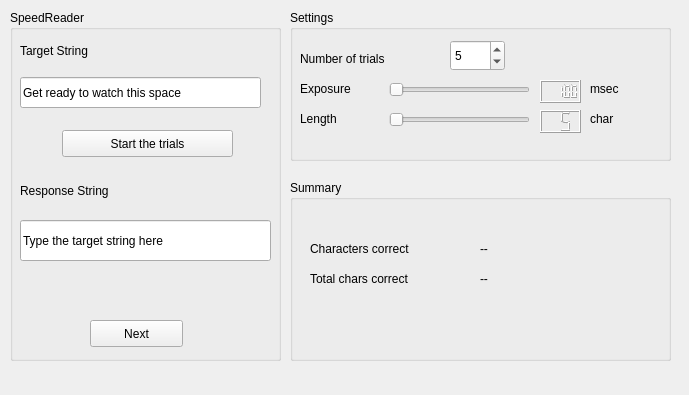
<?xml version="1.0" encoding="UTF-8"?>
<ui version="4.0">
 <class>MainWindow</class>
 <widget class="QMainWindow" name="MainWindow">
  <property name="geometry">
   <rect>
    <x>0</x>
    <y>0</y>
    <width>689</width>
    <height>395</height>
   </rect>
  </property>
  <property name="windowTitle">
   <string>MainWindow</string>
  </property>
  <widget class="QWidget" name="centralWidget">
   <widget class="QGroupBox" name="groupBox">
    <property name="geometry">
     <rect>
      <x>290</x>
      <y>10</y>
      <width>381</width>
      <height>151</height>
     </rect>
    </property>
    <property name="title">
     <string>Settings</string>
    </property>
    <widget class="QLabel" name="label_6">
     <property name="geometry">
      <rect>
       <x>300</x>
       <y>100</y>
       <width>31</width>
       <height>17</height>
      </rect>
     </property>
     <property name="text">
      <string>char</string>
     </property>
    </widget>
    <widget class="QSpinBox" name="trialsSpinBox">
     <property name="geometry">
      <rect>
       <x>160</x>
       <y>30</y>
       <width>55</width>
       <height>31</height>
      </rect>
     </property>
     <property name="minimum">
      <number>1</number>
     </property>
     <property name="value">
      <number>5</number>
     </property>
    </widget>
    <widget class="QLabel" name="label_5">
     <property name="geometry">
      <rect>
       <x>300</x>
       <y>70</y>
       <width>51</width>
       <height>17</height>
      </rect>
     </property>
     <property name="text">
      <string>msec</string>
     </property>
    </widget>
    <widget class="QSlider" name="lengthSlider">
     <property name="geometry">
      <rect>
       <x>99</x>
       <y>100</y>
       <width>141</width>
       <height>20</height>
      </rect>
     </property>
     <property name="minimum">
      <number>5</number>
     </property>
     <property name="maximum">
      <number>50</number>
     </property>
     <property name="orientation">
      <enum>Qt::Horizontal</enum>
     </property>
    </widget>
    <widget class="QLabel" name="label_2">
     <property name="geometry">
      <rect>
       <x>10</x>
       <y>40</y>
       <width>121</width>
       <height>17</height>
      </rect>
     </property>
     <property name="text">
      <string>Number of trials</string>
     </property>
    </widget>
    <widget class="QLCDNumber" name="exposureLCD">
     <property name="geometry">
      <rect>
       <x>250</x>
       <y>70</y>
       <width>41</width>
       <height>23</height>
      </rect>
     </property>
     <property name="value" stdset="0">
      <double>100.000000000000000</double>
     </property>
     <property name="intValue" stdset="0">
      <number>100</number>
     </property>
    </widget>
    <widget class="QLabel" name="label_4">
     <property name="geometry">
      <rect>
       <x>10</x>
       <y>100</y>
       <width>61</width>
       <height>17</height>
      </rect>
     </property>
     <property name="text">
      <string>Length</string>
     </property>
    </widget>
    <widget class="QSlider" name="exposureSlider">
     <property name="geometry">
      <rect>
       <x>99</x>
       <y>70</y>
       <width>141</width>
       <height>20</height>
      </rect>
     </property>
     <property name="minimum">
      <number>100</number>
     </property>
     <property name="maximum">
      <number>3000</number>
     </property>
     <property name="singleStep">
      <number>10</number>
     </property>
     <property name="value">
      <number>100</number>
     </property>
     <property name="orientation">
      <enum>Qt::Horizontal</enum>
     </property>
    </widget>
    <widget class="QLabel" name="label_3">
     <property name="geometry">
      <rect>
       <x>10</x>
       <y>70</y>
       <width>71</width>
       <height>17</height>
      </rect>
     </property>
     <property name="text">
      <string>Exposure</string>
     </property>
    </widget>
    <widget class="QLCDNumber" name="lengthLCD">
     <property name="geometry">
      <rect>
       <x>250</x>
       <y>100</y>
       <width>41</width>
       <height>23</height>
      </rect>
     </property>
     <property name="numDigits">
      <number>2</number>
     </property>
     <property name="intValue" stdset="0">
      <number>5</number>
     </property>
    </widget>
   </widget>
   <widget class="QGroupBox" name="groupBox_2">
    <property name="geometry">
     <rect>
      <x>290</x>
      <y>180</y>
      <width>381</width>
      <height>181</height>
     </rect>
    </property>
    <property name="title">
     <string>Summary</string>
    </property>
    <widget class="QWidget" name="scoreWidget" native="true">
     <property name="geometry">
      <rect>
       <x>10</x>
       <y>30</y>
       <width>361</width>
       <height>151</height>
      </rect>
     </property>
     <widget class="QLabel" name="label">
      <property name="geometry">
       <rect>
        <x>10</x>
        <y>30</y>
        <width>161</width>
        <height>17</height>
       </rect>
      </property>
      <property name="text">
       <string>Characters correct</string>
      </property>
     </widget>
     <widget class="QLabel" name="label_7">
      <property name="geometry">
       <rect>
        <x>10</x>
        <y>60</y>
        <width>141</width>
        <height>17</height>
       </rect>
      </property>
      <property name="text">
       <string>Total chars correct</string>
      </property>
     </widget>
     <widget class="QLabel" name="correctCharFraction">
      <property name="geometry">
       <rect>
        <x>180</x>
        <y>30</y>
        <width>71</width>
        <height>17</height>
       </rect>
      </property>
      <property name="text">
       <string>--</string>
      </property>
     </widget>
     <widget class="QLabel" name="cumulativeFraction">
      <property name="geometry">
       <rect>
        <x>180</x>
        <y>60</y>
        <width>71</width>
        <height>17</height>
       </rect>
      </property>
      <property name="text">
       <string>--</string>
      </property>
     </widget>
    </widget>
   </widget>
   <widget class="QGroupBox" name="groupBox_3">
    <property name="geometry">
     <rect>
      <x>10</x>
      <y>10</y>
      <width>271</width>
      <height>351</height>
     </rect>
    </property>
    <property name="title">
     <string>SpeedReader</string>
    </property>
    <widget class="QPushButton" name="startButton">
     <property name="geometry">
      <rect>
       <x>52</x>
       <y>120</y>
       <width>171</width>
       <height>27</height>
      </rect>
     </property>
     <property name="text">
      <string>Start the trials</string>
     </property>
    </widget>
    <widget class="QLabel" name="responseLabel">
     <property name="geometry">
      <rect>
       <x>10</x>
       <y>170</y>
       <width>161</width>
       <height>21</height>
      </rect>
     </property>
     <property name="text">
      <string>Response String</string>
     </property>
    </widget>
    <widget class="QLabel" name="displayLabel">
     <property name="geometry">
      <rect>
       <x>10</x>
       <y>30</y>
       <width>141</width>
       <height>21</height>
      </rect>
     </property>
     <property name="text">
      <string>Target String</string>
     </property>
    </widget>
    <widget class="QPushButton" name="nextButton">
     <property name="geometry">
      <rect>
       <x>80</x>
       <y>310</y>
       <width>93</width>
       <height>27</height>
      </rect>
     </property>
     <property name="text">
      <string>Next</string>
     </property>
    </widget>
    <widget class="QLineEdit" name="targetString">
     <property name="enabled">
      <bool>true</bool>
     </property>
     <property name="geometry">
      <rect>
       <x>10</x>
       <y>67</y>
       <width>241</width>
       <height>31</height>
      </rect>
     </property>
     <property name="focusPolicy">
      <enum>Qt::NoFocus</enum>
     </property>
     <property name="text">
      <string>Get ready to watch this space</string>
     </property>
    </widget>
    <widget class="QLineEdit" name="responseString">
     <property name="geometry">
      <rect>
       <x>10</x>
       <y>210</y>
       <width>251</width>
       <height>41</height>
      </rect>
     </property>
     <property name="text">
      <string>Type the target string here</string>
     </property>
    </widget>
   </widget>
  </widget>
 </widget>
 <layoutdefault spacing="6" margin="11"/>
 <resources/>
 <connections/>
</ui>
